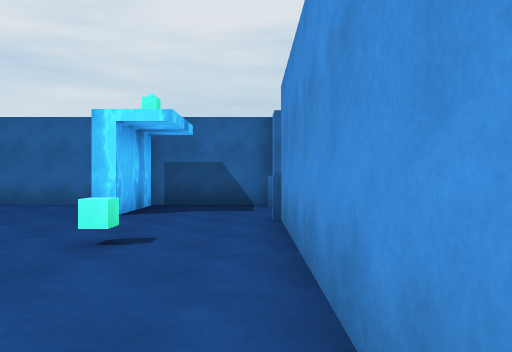
[1] (above)

16 first-person views from a walk through a 3-D level made in the Unity game engine. The camera is 1.3 m above the floor, looks level and sees 70° across. The floor is counted in squares, 2 m on a side. Each view is taken from the middle of a square. On the plan, view 1 faces up. The plan holds only what a view shows up to about 11 squares ahead; the rest is blank. The player is left out. Surface patterns are stand-ins for the level's own textures.

[2]
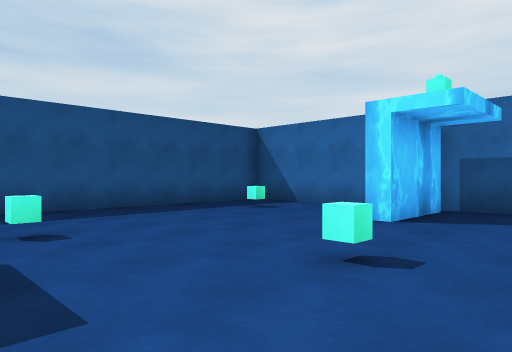

[3]
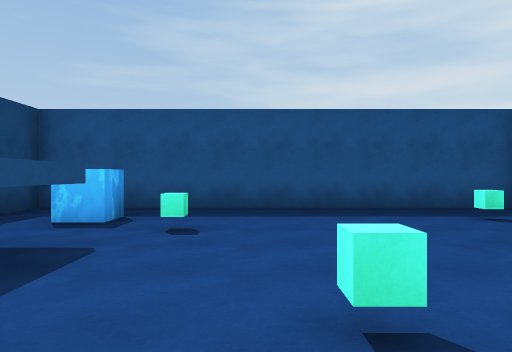

[4]
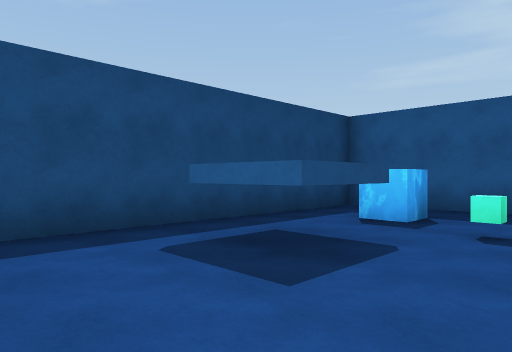

[5]
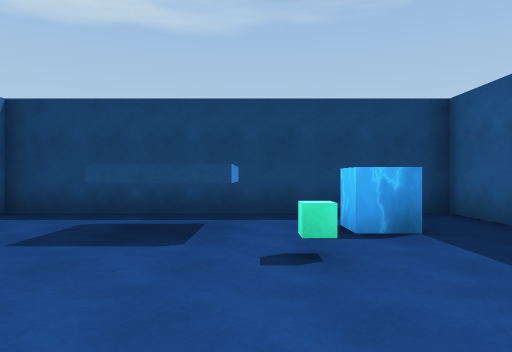

[6]
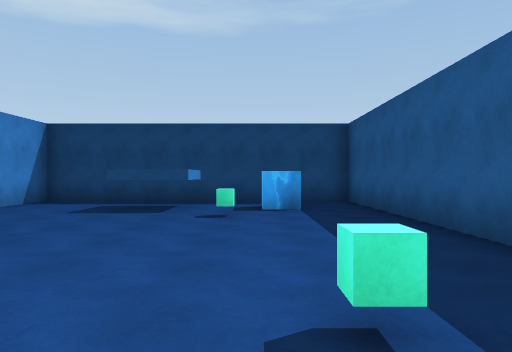

[7]
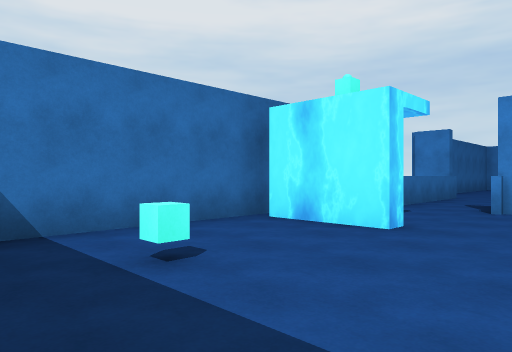

[8]
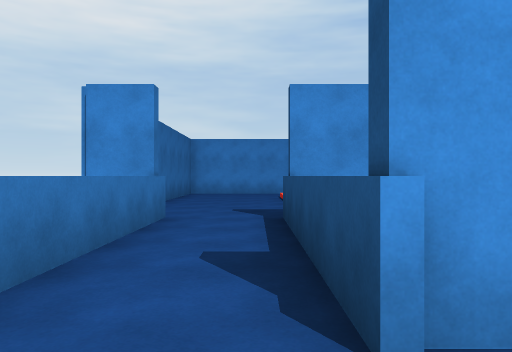

[9]
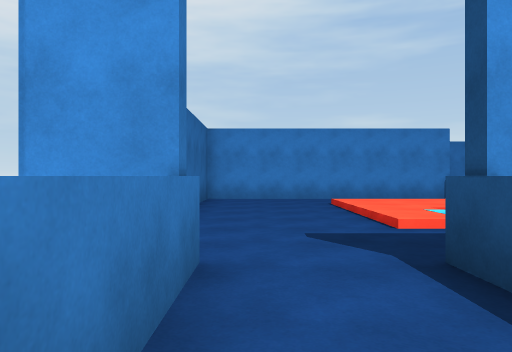

[10]
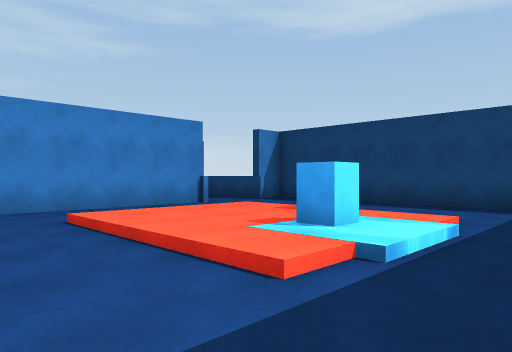

[11]
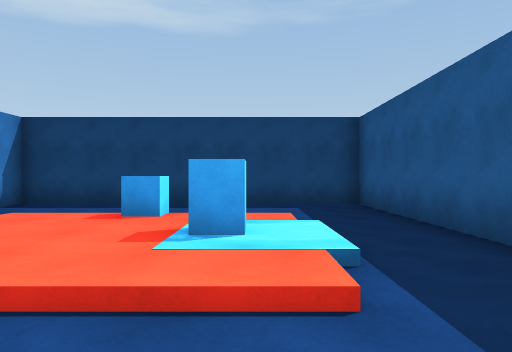

[12]
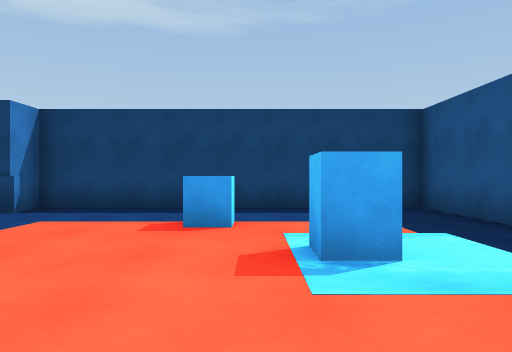

[13]
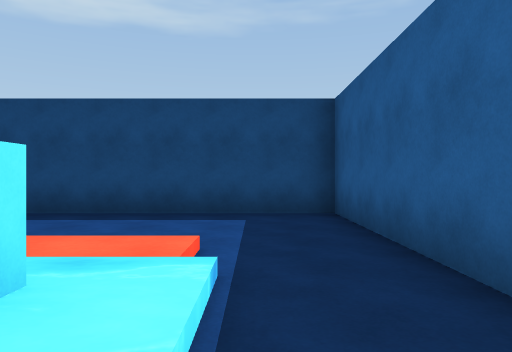

[14]
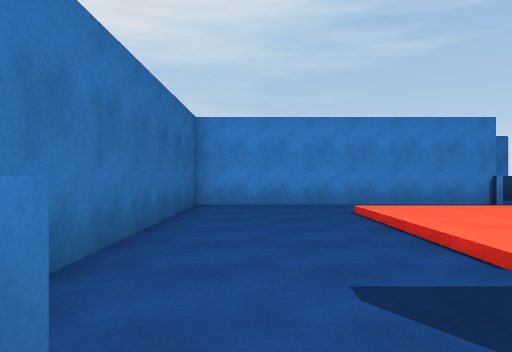

[15]
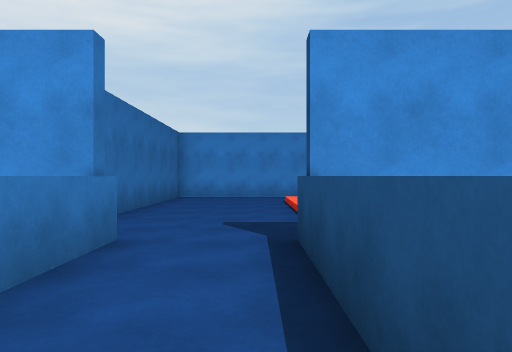

[16]
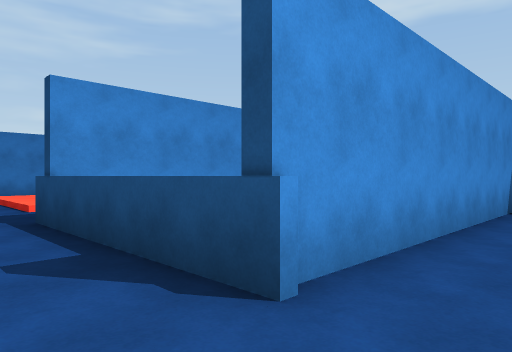

### Floor plan
Key: @ floor where view 1 was taken; # wall or solid block; . main floor; : floor 0.25 m higher than the main floor; / step, stairs or slope; = window, fence, low wall or low ledge; ~ water the walk can cross; O other object.
Columns run from 8 left of view 1 to 13 right of it. Each row starts with its distance up from view 1.
  9 ##########  ##########
  8 #.....#..====........#
  7 #..O..#..............#
  6 #....................#
  5 #........====..////..#
  4 #......O.#  #..O::: .#
  3 #........#  #..~::: .#
  2 #...O....#  #..//O/ .=
  1 #....#...#  #.........
  0 #....#..@#  #.........
 -1 #........#  #........=
 -2 ##########  ##########

Positions as (right, up) in squares from view 1, and headings:
1: (0, 0), facing up
2: (0, 1), facing up-left
3: (0, 3), facing left
4: (0, 3), facing down-left
5: (-4, 5), facing down
6: (-5, 8), facing down
7: (-7, 4), facing up-right
8: (-1, 6), facing right
9: (2, 7), facing right
10: (5, 7), facing down-right
11: (7, 7), facing down
12: (8, 6), facing down
13: (6, 5), facing down
14: (4, 7), facing right
15: (1, 6), facing right
16: (-1, 7), facing down-right
